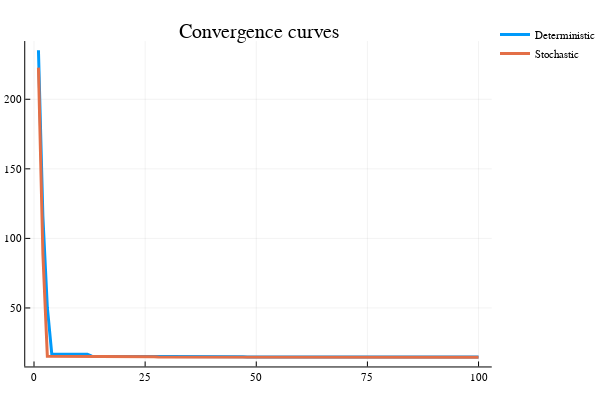

Notebook cell for this chart:
### Markdown cell above
**Question 6 :** Comparer les courbes de convergence du problème déterministe $$ \min_x f(x) = \max_{i=1\dots m}|\text{E} (a_i)^Tx-\text{E} (b_i) |,$$ et du problème stochastique obtenu avec $M=10,100,1000$ échantillons. Donnez la valeur minimale de $f$.

### Code cell
# Données
Abar=10*ones(m,n)+1*randn(m,n);
bbar=10*randn(m,1);

#x_0
xd = zeros(n,1); # problème déterministe
xs = xd; # problème stochastique

# Bruit et echantillon
M  = 200;
noise  = 4;

j = 0;

fbestd =1e10; # $f_{best}^0$: cas d'une résolution déterministe
fbests =1e10; # $f_{best}^0$: cas d'une résolution stochastique
histod =[]; # Suite des itérés f_{best}^k pour le cas d'une résolution déterministe
histos =[]; # Suite des itérés f_{best}^k pour le cas d'une résolution stochastique

# Insérer votre code

# Fin insérer code
#Affichage

iter=1:100;
hf=[histod,histos];
plot(iter,hf,title="Convergence curves",label=["Deterministic" "Stochastic"],lw=3)

### Figure 1 — Plotly figure (JSON) as saved in the notebook; plotly's stock layout.template omitted (floating-point values rounded to 4 significant figures)
{"data": [{"colorbar": {"title": ""}, "hoverinfo": "text", "legendgroup": "Deterministic", "line": {"color": "rgba(0, 154, 250, 1.000)", "dash": "solid", "shape": "linear", "width": 3}, "mode": "lines", "name": "Deterministic", "showlegend": true, "text": [null, null, null, null, null, null, null, null, null, null, null, null, null, null, null, null, null, null, null, null, null, null, null, null, null, null, null, null, null, null, null, null, null, null, null, null, null, null, null, null, null, null, null, null, null, null, null, null, null, null, null, null, null, null, null, null, null, null, null, null, null, null, null, null, null, null, null, null, null, null, null, null, null, null, null, null, null, null, null, null, null, null, null, null, null, null, null, null, null, null, null, null, null, null, null, null, null, null, null, null], "type": "scatter", "x": [1, 2, 3, 4, 5, 6, 7, 8, 9, 10, 11, 12, 13, 14, 15, 16, 17, 18, 19, 20, 21, 22, 23, 24, 25, 26, 27, 28, 29, 30, 31, 32, 33, 34, 35, 36, 37, 38, 39, 40, 41, 42, 43, 44, 45, 46, 47, 48, 49, 50, 51, 52, 53, 54, 55, 56, 57, 58, 59, 60, 61, 62, 63, 64, 65, 66, 67, 68, 69, 70, 71, 72, 73, 74, 75, 76, 77, 78, 79, 80, 81, 82, 83, 84, 85, 86, 87, 88, 89, 90, 91, 92, 93, 94, 95, 96, 97, 98, 99, 100], "xaxis": "x1", "y": [235.2, 115.7, 50.33, 16.73, 16.73, 16.73, 16.73, 16.73, 16.73, 16.73, 16.73, 16.73, 15.31, 15.31, 15.05, 15.05, 15.05, 15.05, 15.05, 15.05, 15.05, 15.05, 15.05, 15.05, 15.05, 14.9, 14.9, 14.9, 14.9, 14.9, 14.9, 14.9, 14.9, 14.9, 14.9, 14.9, 14.9, 14.9, 14.9, 14.9, 14.9, 14.9, 14.9, 14.9, 14.9, 14.9, 14.9, 14.74, 14.74, 14.74, 14.74, 14.74, 14.74, 14.74, 14.74, 14.74, 14.74, 14.74, 14.74, 14.74, 14.74, 14.74, 14.74, 14.74, 14.74, 14.74, 14.74, 14.74, 14.74, 14.74, 14.74, 14.74, 14.74, 14.74, 14.74, 14.74, 14.74, 14.74, 14.74, 14.74, 14.74, 14.74, 14.74, 14.74, 14.74, 14.74, 14.74, 14.74, 14.74, 14.74, 14.74, 14.74, 14.74, 14.74, 14.74, 14.74, 14.74, 14.74, 14.74, 14.74], "yaxis": "y1", "zmax": 0.1, "zmin": -0.1}, {"colorbar": {"title": ""}, "hoverinfo": "text", "legendgroup": "Stochastic", "line": {"color": "rgba(227, 111, 71, 1.000)", "dash": "solid", "shape": "linear", "width": 3}, "mode": "lines", "name": "Stochastic", "showlegend": true, "text": [null, null, null, null, null, null, null, null, null, null, null, null, null, null, null, null, null, null, null, null, null, null, null, null, null, null, null, null, null, null, null, null, null, null, null, null, null, null, null, null, null, null, null, null, null, null, null, null, null, null, null, null, null, null, null, null, null, null, null, null, null, null, null, null, null, null, null, null, null, null, null, null, null, null, null, null, null, null, null, null, null, null, null, null, null, null, null, null, null, null, null, null, null, null, null, null, null, null, null, null], "type": "scatter", "x": [1, 2, 3, 4, 5, 6, 7, 8, 9, 10, 11, 12, 13, 14, 15, 16, 17, 18, 19, 20, 21, 22, 23, 24, 25, 26, 27, 28, 29, 30, 31, 32, 33, 34, 35, 36, 37, 38, 39, 40, 41, 42, 43, 44, 45, 46, 47, 48, 49, 50, 51, 52, 53, 54, 55, 56, 57, 58, 59, 60, 61, 62, 63, 64, 65, 66, 67, 68, 69, 70, 71, 72, 73, 74, 75, 76, 77, 78, 79, 80, 81, 82, 83, 84, 85, 86, 87, 88, 89, 90, 91, 92, 93, 94, 95, 96, 97, 98, 99, 100], "xaxis": "x1", "y": [222.8, 88.7, 15.36, 15.36, 15.36, 15.36, 15.36, 15.36, 15.36, 15.36, 15.36, 15.36, 15.36, 15.36, 15.36, 15.36, 15.36, 15.36, 15.36, 15.36, 15.13, 15.13, 15.13, 15.13, 15.0, 15.0, 15.0, 14.69, 14.69, 14.69, 14.69, 14.69, 14.69, 14.62, 14.62, 14.62, 14.62, 14.62, 14.62, 14.62, 14.62, 14.62, 14.62, 14.62, 14.62, 14.62, 14.62, 14.62, 14.62, 14.62, 14.62, 14.62, 14.62, 14.62, 14.62, 14.57, 14.57, 14.57, 14.57, 14.57, 14.57, 14.57, 14.57, 14.57, 14.57, 14.57, 14.57, 14.57, 14.57, 14.57, 14.57, 14.57, 14.57, 14.57, 14.57, 14.57, 14.57, 14.57, 14.57, 14.57, 14.57, 14.57, 14.57, 14.57, 14.57, 14.57, 14.57, 14.57, 14.57, 14.57, 14.57, 14.57, 14.57, 14.57, 14.57, 14.57, 14.57, 14.57, 14.57, 14.57], "yaxis": "y1", "zmax": 0.1, "zmin": -0.1}], "layout": {"annotations": [{"font": {"color": "rgba(0, 0, 0, 1.000)", "family": "sans-serif", "size": 20}, "rotation": 0, "showarrow": false, "text": "Convergence curves", "x": 0.5222, "xanchor": "center", "xref": "paper", "y": 1, "yanchor": "top", "yref": "paper"}], "height": 400, "legend": {"bgcolor": "rgba(255, 255, 255, 1.000)", "bordercolor": "rgba(0, 0, 0, 1.000)", "font": {"color": "rgba(0, 0, 0, 1.000)", "family": "sans-serif", "size": 11}, "tracegroupgap": 0, "x": 1, "y": 1}, "margin": {"b": 20, "l": 0, "r": 0, "t": 20}, "paper_bgcolor": "rgba(255, 255, 255, 1.000)", "plot_bgcolor": "rgba(255, 255, 255, 1.000)", "showlegend": true, "width": 600, "xaxis": {"anchor": "y1", "domain": [0.05101, 0.9934], "gridcolor": "rgba(0, 0, 0, 0.100)", "gridwidth": 0.5, "linecolor": "rgba(0, 0, 0, 1.000)", "mirror": false, "range": [-1.97, 103.0], "showgrid": true, "showline": true, "showticklabels": true, "tickangle": 0, "tickcolor": "rgb(0, 0, 0)", "tickfont": {"color": "rgba(0, 0, 0, 1.000)", "family": "sans-serif", "size": 11}, "tickmode": "array", "ticks": "inside", "ticktext": ["0", "25", "50", "75", "100"], "tickvals": [0, 25, 50, 75, 100], "title": "", "titlefont": {"color": "rgba(0, 0, 0, 1.000)", "family": "sans-serif", "size": 15}, "type": "-", "visible": true, "zeroline": false, "zerolinecolor": "rgba(0, 0, 0, 1.000)"}, "yaxis": {"anchor": "x1", "domain": [0.03762, 0.9415], "gridcolor": "rgba(0, 0, 0, 0.100)", "gridwidth": 0.5, "linecolor": "rgba(0, 0, 0, 1.000)", "mirror": false, "range": [7.949, 241.9], "showgrid": true, "showline": true, "showticklabels": true, "tickangle": 0, "tickcolor": "rgb(0, 0, 0)", "tickfont": {"color": "rgba(0, 0, 0, 1.000)", "family": "sans-serif", "size": 11}, "tickmode": "array", "ticks": "inside", "ticktext": ["50", "100", "150", "200"], "tickvals": [50, 100, 150, 200], "title": "", "titlefont": {"color": "rgba(0, 0, 0, 1.000)", "family": "sans-serif", "size": 15}, "type": "-", "visible": true, "zeroline": false, "zerolinecolor": "rgba(0, 0, 0, 1.000)"}}}
